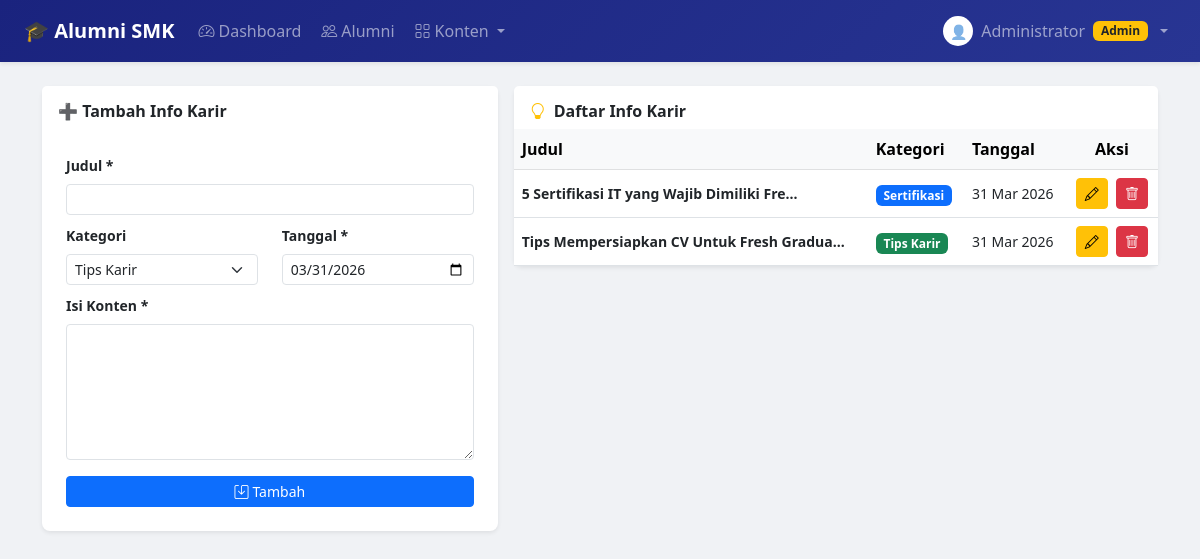
/admin/kelola_karir.php (signed in), run on the app's committed database.
### tables this page shows
CREATE TABLE info_karir (
    id_karir    INT AUTO_INCREMENT PRIMARY KEY,
    judul       VARCHAR(200) NOT NULL,
    isi         TEXT NOT NULL,
    kategori    ENUM('Tips Karir','Sertifikasi','Beasiswa','Magang','Lainnya') DEFAULT 'Tips Karir',
    tanggal     DATE NOT NULL,
    id_alumni   INT,
    created_at  TIMESTAMP DEFAULT CURRENT_TIMESTAMP,
    FOREIGN KEY (id_alumni) REFERENCES alumni(id_alumni) ON DELETE SET NULL
);

### admin/kelola_karir.php (the view, shortened to what this page needs)
<?php
require_once '../includes/koneksi.php';
$karir_list = $koneksi->query("SELECT * FROM info_karir ORDER BY tanggal DESC");
$edit_data = null;
$kat_opt = ['Tips Karir','Sertifikasi','Beasiswa','Magang','Lainnya'];
$warna   = ['Tips Karir'=>'success','Sertifikasi'=>'primary','Beasiswa'=>'warning','Magang'=>'info','Lainnya'=>'secondary'];
?>
<!DOCTYPE html>
<html lang="id">
<head>
    <link href="https://cdn.jsdelivr.net/npm/bootstrap@5.3.0/dist/css/bootstrap.min.css" rel="stylesheet">
    <link href="https://cdn.jsdelivr.net/npm/bootstrap-icons@1.10.5/font/bootstrap-icons.css" rel="stylesheet">
</head>
<body>
<?php require_once '../includes/navbar.php'; ?>
<div class="container mt-4 pb-5">
    <div class="row g-3">
        <div class="col-md-5">
            <div class="card border-0 shadow-sm rounded-3">
                <div class="card-header bg-white border-0 pt-3">
                    <h6 class="fw-bold mb-0"><?= $edit_data ? '✏️ Edit Info Karir' : '➕ Tambah Info Karir' ?></h6>
                </div>
                <div class="card-body p-4">
                    <form method="POST">
                        <div class="mb-2">
                            <label class="form-label small fw-semibold">Judul *</label>
                            <input type="text" name="judul" class="form-control form-control-sm"
                                value="<?= $edit_data ? htmlspecialchars($edit_data['judul']) : '' ?>" required>
                        </div>
                        <div class="row">
                            <div class="col mb-2">
                                <label class="form-label small fw-semibold">Kategori</label>
                                <select name="kategori" class="form-select form-select-sm">
                                    <?php foreach ($kat_opt as $k): ?>
                                    <option value="<?= $k ?>" <?= ($edit_data && $edit_data['kategori']===$k)?'selected':'' ?>><?= $k ?></option>
                                    <?php endforeach; ?>
                                </select>
                            </div>
                            <div class="col mb-2">
                                <label class="form-label small fw-semibold">Tanggal *</label>
                                <input type="date" name="tanggal" class="form-control form-control-sm"
                                    value="<?= $edit_data ? $edit_data['tanggal'] : date('Y-m-d') ?>" required>
                            </div>
                        </div>
                        <div class="mb-3">
                            <label class="form-label small fw-semibold">Isi Konten *</label>
                            <textarea name="isi" class="form-control form-control-sm" rows="6" required><?= $edit_data ? htmlspecialchars($edit_data['isi']) : '' ?></textarea>
                        </div>
                        <div class="d-flex gap-2">
                            <button type="submit" class="btn btn-primary btn-sm flex-grow-1">
                                <i class="bi bi-save me-1"></i><?= $edit_data ? 'Simpan' : 'Tambah' ?>
                            </button>
                        </div>
                    </form>
                </div>
            </div>
        </div>
        <div class="col-md-7">
            <div class="card border-0 shadow-sm rounded-3">
                <div class="card-header bg-white border-0 pt-3">
                    <h6 class="fw-bold mb-0"><i class="bi bi-lightbulb text-warning me-2"></i>Daftar Info Karir</h6>
                </div>
                <div class="table-responsive">
                    <table class="table table-hover align-middle mb-0">
                        <thead class="table-light">
                            <tr><th>Judul</th><th>Kategori</th><th>Tanggal</th><th class="text-center">Aksi</th></tr>
                        </thead>
                        <tbody>
                            <?php if ($karir_list->num_rows > 0):
                                while ($r = $karir_list->fetch_assoc()): ?>
                            <tr>
                                <td class="fw-semibold small"><?= htmlspecialchars(substr($r['judul'],0,40)) ?>...</td>
                                <td><span class="badge bg-<?= $warna[$r['kategori']] ?? 'secondary' ?>"><?= $r['kategori'] ?></span></td>
                                <td class="small"><?= date('d M Y',strtotime($r['tanggal'])) ?></td>
                                <td class="text-center">
                                    <a href="?edit=<?= $r['id_karir'] ?>" class="btn btn-warning btn-sm"><i class="bi bi-pencil"></i></a>
                                    <a href="?hapus=<?= $r['id_karir'] ?>" class="btn btn-danger btn-sm ms-1"
                                        onclick="return confirm('Hapus info ini?')"><i class="bi bi-trash"></i></a>
                                </td>
                            </tr>
                            <?php endwhile; else: ?>
                            <tr><td colspan="4" class="text-center text-muted py-4">Belum ada info karir.</td></tr>
                            <?php endif; ?>
                        </tbody>
                    </table>
                </div>
            </div>
        </div>
    </div>
</div>
</body>
</html>

### admin/kelola_karir.php (style rules this page uses)
body { background:#f0f2f5; }

### data on the page
info_karir: judul "5 Sertifikasi IT yang Wajib Dimiliki Fre", kategori "Sertifikasi", tanggal "31 Mar 2026"
info_karir: judul "Tips Mempersiapkan CV Untuk Fresh Gradua", kategori "Tips Karir", tanggal "31 Mar 2026"

### other printed values
$_SESSION['nama'] "Administrator"
form field kategori "Tips Karir"
